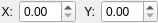
<?xml version="1.0" encoding="UTF-8"?>
<ui version="4.0">
 <class>Vec2MetaWidget</class>
 <widget class="QWidget" name="Vec2MetaWidget">
  <property name="geometry">
   <rect>
    <x>0</x>
    <y>0</y>
    <width>158</width>
    <height>20</height>
   </rect>
  </property>
  <property name="windowTitle">
   <string>Vec2MetaWidget</string>
  </property>
  <layout class="QHBoxLayout" name="horizontalLayout">
   <property name="spacing">
    <number>6</number>
   </property>
   <property name="leftMargin">
    <number>0</number>
   </property>
   <property name="topMargin">
    <number>0</number>
   </property>
   <property name="rightMargin">
    <number>0</number>
   </property>
   <property name="bottomMargin">
    <number>0</number>
   </property>
   <item>
    <widget class="QLabel" name="label">
     <property name="maximumSize">
      <size>
       <width>20</width>
       <height>16777215</height>
      </size>
     </property>
     <property name="font">
      <font>
       <weight>50</weight>
       <bold>false</bold>
      </font>
     </property>
     <property name="text">
      <string>X:</string>
     </property>
     <property name="alignment">
      <set>Qt::AlignRight|Qt::AlignTrailing|Qt::AlignVCenter</set>
     </property>
    </widget>
   </item>
   <item>
    <widget class="QDoubleSpinBox" name="doubleSpinBoxX"/>
   </item>
   <item>
    <widget class="QLabel" name="label_2">
     <property name="maximumSize">
      <size>
       <width>20</width>
       <height>16777215</height>
      </size>
     </property>
     <property name="text">
      <string>Y:</string>
     </property>
     <property name="alignment">
      <set>Qt::AlignRight|Qt::AlignTrailing|Qt::AlignVCenter</set>
     </property>
    </widget>
   </item>
   <item>
    <widget class="QDoubleSpinBox" name="doubleSpinBoxY"/>
   </item>
  </layout>
 </widget>
 <resources/>
 <connections/>
</ui>
